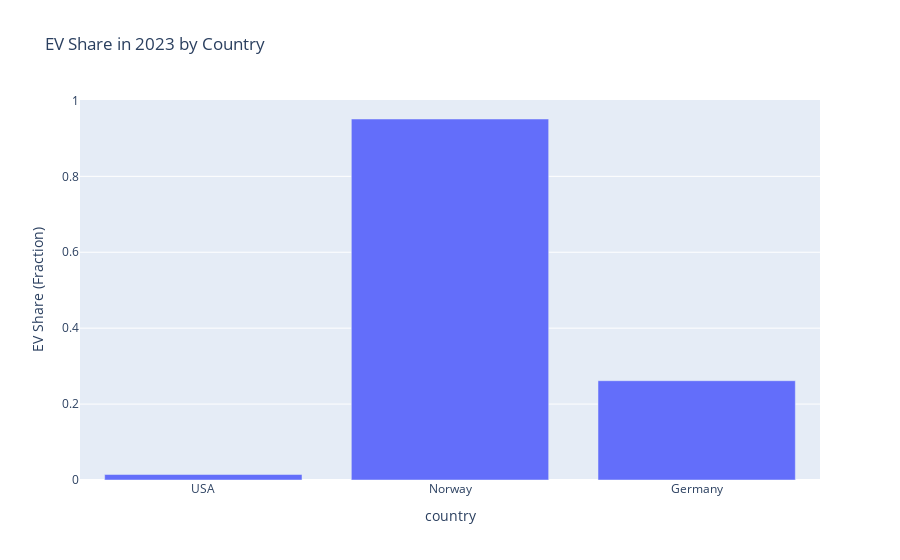

This figure's notebook cell:
### Markdown cell above
### EV Share by Country (2023 Bar Chart)

### Code cell
df_latest = df[df['Year'] == 2023].copy()
df_latest['EV_share'] = df_latest['EV'] / df_latest['Total']

fig = px.bar(df_latest, x='country', y='EV_share',
             title="EV Share in 2023 by Country",
             labels={'EV_share': 'EV Share (Fraction)'})
fig.show()

### Figure 1 — Plotly figure (JSON) as saved in the notebook; plotly's stock layout.template omitted (floating-point values rounded to 4 significant figures)
{"data": [{"alignmentgroup": "True", "hovertemplate": "country=%{x}<br>EV Share (Fraction)=%{y}<extra></extra>", "legendgroup": "", "marker": {"color": "#636efa", "pattern": {"shape": ""}}, "name": "", "offsetgroup": "", "orientation": "v", "showlegend": false, "textposition": "auto", "type": "bar", "x": ["USA", "Norway", "Germany"], "xaxis": "x", "y": [0.01443, 0.9511, 0.2616], "yaxis": "y"}], "layout": {"barmode": "relative", "legend": {"tracegroupgap": 0}, "title": {"text": "EV Share in 2023 by Country"}, "xaxis": {"anchor": "y", "domain": [0, 1], "title": {"text": "country"}}, "yaxis": {"anchor": "x", "domain": [0, 1], "title": {"text": "EV Share (Fraction)"}}}}
